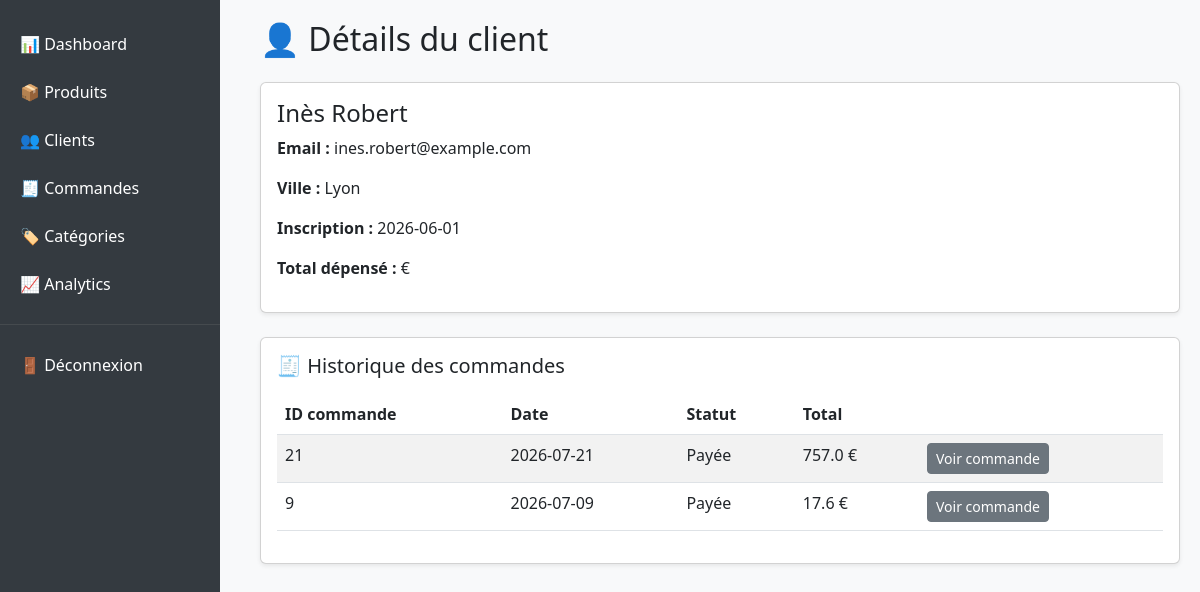
Screenshot of /9 with the database file from the repository.
### tables this page shows
CREATE TABLE Customer (
    id INTEGER PRIMARY KEY AUTOINCREMENT,
    first_name TEXT NOT NULL,
    last_name TEXT NOT NULL,
    email TEXT NOT NULL UNIQUE,
    city TEXT,
    created_at TEXT NOT NULL
);

CREATE TABLE CustomerOrder (
    id INTEGER PRIMARY KEY AUTOINCREMENT,
    customer_id INTEGER NOT NULL,
    order_date TEXT NOT NULL,
    status TEXT NOT NULL,
    FOREIGN KEY (customer_id) REFERENCES Customer(id)
);

### src/customers/routes.py (the view)
@customers_bp.route("/<int:customer_id>")
def customer_detail(customer_id):
    customer = get_customer(customer_id)
    orders = get_all_orders()
    orders = [o for o in orders if o["customer_id"] == customer_id]
    return render_template("customers/detail.html", customer=customer, orders=orders)

### src/database.py (called while the page is built)
def get_db():
    conn = sqlite3.connect(DB_PATH)
    conn.row_factory = sqlite3.Row
    return conn

def get_customer(customer_id):
    conn = get_db()
    return conn.execute("SELECT * FROM Customer WHERE id = ?", (customer_id,)).fetchone()

def get_all_orders():
    conn = get_db()
    return conn.execute("""
        SELECT o.*,
               c.first_name || ' ' || c.last_name AS customer_name,
               COALESCE(SUM(oi.quantity * oi.unit_price), 0) AS total
        FROM CustomerOrder o
        JOIN Customer c ON o.customer_id = c.id
        LEFT JOIN OrderItem oi ON oi.order_id = o.id
        GROUP BY o.id
        ORDER BY o.order_date DESC
    """).fetchall()

### src/templates/customers/detail.html
{% extends "base.html" %}
{% block content %}
<h2 class="mb-4">👤 Détails du client</h2>
<div class="card mb-4 shadow-sm">
    <div class="card-body">
        <h4>{{ customer.first_name }} {{ customer.last_name }}</h4>
        <p><strong>Email :</strong> {{ customer.email }}</p>
        <p><strong>Ville :</strong> {{ customer.city }}</p>
        <p><strong>Inscription :</strong> {{ customer.created_at }}</p>
        <p><strong>Total dépensé :</strong> {{ total_spent }} €</p>
    </div>
</div>
<div class="card shadow-sm">
    <div class="card-body">
        <h5 class="card-title mb-3">🧾 Historique des commandes</h5>
        {% if orders %}
        <table class="table table-striped">
            <thead>
                <tr>
                    <th>ID commande</th>
                    <th>Date</th>
                    <th>Statut</th>
                    <th>Total</th>
                    <th></th>
                </tr>
            </thead>
            <tbody>
                {% for o in orders %}
                <tr>
                    <td>{{ o.id }}</td>
                    <td>{{ o.order_date }}</td>
                    <td>{{ o.status }}</td>
                    <td>{{ o.total }} €</td>
                    <td>
                        <a href="/orders/{{ o.id }}" class="btn btn-sm btn-secondary">
                            Voir commande
                        </a>
                    </td>
                </tr>
                {% endfor %}
            </tbody>
        </table>
        {% else %}
            <p>Ce client n’a pas encore passé de commande.</p>
        {% endif %}
    </div>
</div>
{% endblock %}

### src/templates/base.html (style rules this page uses)
body { background-color: #f8f9fa; }

### rows the page displays
Customer: first_name "Inès", last_name "Robert", email "ines.robert@example.com", city "Lyon", created_at "2026-06-01"
CustomerOrder: id "21", order_date "2026-07-21", status "Payée", total "757.0"
CustomerOrder: id "9", order_date "2026-07-09", status "Payée", total "17.6"
